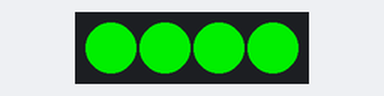
Bench run of a program on a simulated Raspberry Pi Pico running MicroPython. Parts: 4 RGB LEDs in strip order, left to right. At 14.4 s the program stops and its outputs stay as they are.

Above: at 0.1 s.
At 2.1 s:
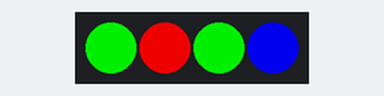
At 5.1 s:
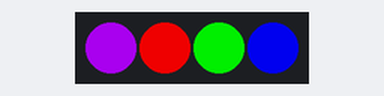
At 6.1 s:
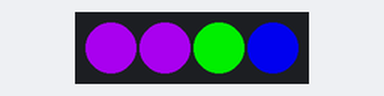
At 8.1 s:
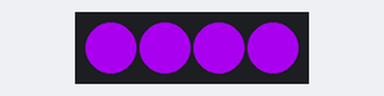
At 14.5 s:
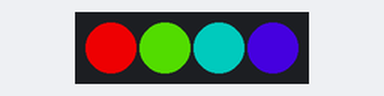
Timing chart, 0 to 15.9 s (numbered marks = the images above):
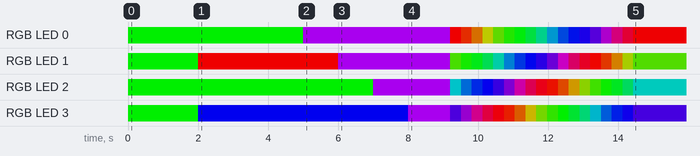

The program:

LEDControl.py
```python
import array, time
from machine import Pin
import rp2

#Bietet Methoden um die 4 LEDs unten am PicoGo anzusteuern
#Kann in andere Klassen importiert werden
#Ganz unten finden Sie ein Beispiel


NUM_LEDS = 4
PIN_NUM = 22

@rp2.asm_pio(sideset_init=rp2.PIO.OUT_LOW, out_shiftdir=rp2.PIO.SHIFT_LEFT, autopull=True, pull_thresh=24)
def ws2812():
    T1 = 2
    T2 = 5
    T3 = 3
    wrap_target()
    label("bitloop")
    out(x, 1)               .side(0)    [T3 - 1]
    jmp(not_x, "do_zero")   .side(1)    [T1 - 1]
    jmp("bitloop")          .side(1)    [T2 - 1]
    label("do_zero")
    nop()                   .side(0)    [T2 - 1]
    wrap()


#Initialisierung der LED_Steuerung (wird beim Erstellen ausgeführt)
class LEDControl(object):
    def __init__(self,pin=PIN_NUM,num=NUM_LEDS,brightness=0.8):
        self.pin=pin
        self.num=num
        self.brightness = brightness

        self.sm = rp2.StateMachine(0, ws2812, freq=8_000_000, sideset_base=Pin(PIN_NUM))

        self.sm.active(1)

        self.ar = array.array("I", [0 for _ in range(self.num)])


        #Vordefinierte Farben
        self.BLACK = (0, 0, 0)
        self.RED = (255, 0, 0)
        self.YELLOW = (255, 150, 0)
        self.GREEN = (0, 255, 0)
        self.CYAN = (0, 255, 255)
        self.BLUE = (0, 0, 255)
        self.PURPLE = (180, 0, 255)
        self.WHITE = (255, 255, 255)
        self.COLORS = (self.BLACK, self.RED, self.YELLOW, self.GREEN, self.CYAN, self.BLUE, self.PURPLE, self.WHITE)

    ##########################################################################
    #diese Methode aktiviert die LEDs in der mit anderen Methoden gewählten Farben
    #Muss nach den Methoden pixels_set, pixels_fill ausgeführt werden um diese anzuwenden
    def pixels_show(self):
        dimmer_ar = array.array("I", [0 for _ in range(self.num)])
        for i,c in enumerate(self.ar):
            r = int(((c >> 8) & 0xFF) * self.brightness)
            g = int(((c >> 16) & 0xFF) * self.brightness)
            b = int((c & 0xFF) * self.brightness)
            dimmer_ar[i] = (g<<16) + (r<<8) + b
        self.sm.put(dimmer_ar, 8)


    #setzt eine LED auf die gewählte Farbe
    #entweder eine der vordefinierten Farben oben übergeben
    # oder die Farbe in RGB Werten (x,y,z)
    #i gibt die geählte LED an
    def pixels_set(self, i, color):
        self.ar[i] = (color[1]<<16) + (color[0]<<8) + color[2]

    #setzt alle LEDs auf die gewählte Farbe
    #entweder eine der vordefinierten Farben oben übergeben
    # oder die Farbe in RGB Werten (x,y,z)
    def pixels_fill(self, color):
        for i in range(len(self.ar)):
            self.pixels_set(i, color)

    #setzt alle LEDs einer nach der anderen auf die gewählte Farbe
    #wait definiert wie viel Zeit zwischen dem Wechsel der einzelnen LEDs liegt
    def color_chase(self, color, wait):
        for i in range(self.num):
            self.pixels_set(i, color)
            time.sleep(wait)
            self.pixels_show()
        time.sleep(0.2)

    #Man übergibt eine Zahl zwischen 0 und 255, um einen Farbwert zurückzubekommen
    #Die Farben gehten stufenweise von Rot zu Grün zu Blau zu Schwarz und wieder zu Rot
    def wheel(self, pos):
        # Input a value 0 to 255 to get a color value.
        # The colours are a transition r - g - b - back to r.
        if pos < 0 or pos > 255:
            return (0, 0, 0)
        if pos < 85:
            return (255 - pos * 3, pos * 3, 0)
        if pos < 170:
            pos -= 85
            return (0, 255 - pos * 3, pos * 3)
        pos -= 170
        return (pos * 3, 0, 255 - pos * 3)

    #Nutzt die Methode wheel und pixels_set, um jede LED einzeln einen Regenbogen durchlaufen zu lassen
    #Wait definiert die zeit zwischen den Farben
    def rainbow_cycle(self, wait):
        for j in range(255):
            for i in range(self.num):
                rc_index = (i * 256 // self.num) + j
                self.pixels_set(i, self.wheel(rc_index & 255))
            self.pixels_show()
            time.sleep(wait)

if __name__=='__main__':
    #Beispielanwendung
    strip = LEDControl()

    strip.pixels_fill(strip.GREEN) #setze alle LEDs auf Grün
    strip.pixels_show()

    time.sleep(2) #warte 2 Sekunde

    strip.pixels_set(1, strip.RED) #setze LED 1 auf Rot
    strip.pixels_set(3, (0, 0, 255)) #setze LED 3 auf Blau (Blau hier in RGB Wert angegeben)
    strip.pixels_show()

    time.sleep(2) #warte 2 Sekunde

    strip.color_chase(strip.PURPLE, 1) # setzt die LEDs nacheinander auf violett, mit 1 Sekunde zwischen den LEDs

    time.sleep(1) #warte 2 Sekunde

    strip.rainbow_cycle(0.02) #starte den Regenbogen Effekt
```

Measured:
- by itself, RGB LED 1: off → RGB(0, 204, 0) at 0.00 s, → RGB(204, 0, 0) 2.0 s later, → RGB(144, 0, 204) 4.0 s later, → RGB(50, 153, 0) 3.2 s later, … (21 changes in this stretch)
- by itself, RGB LED 3: off → RGB(0, 204, 0) at 0.00 s, → RGB(0, 0, 204) 2.0 s later, → RGB(144, 0, 204) 6.0 s later, → RGB(52, 0, 151) 1.2 s later, … (21 changes in this stretch)
